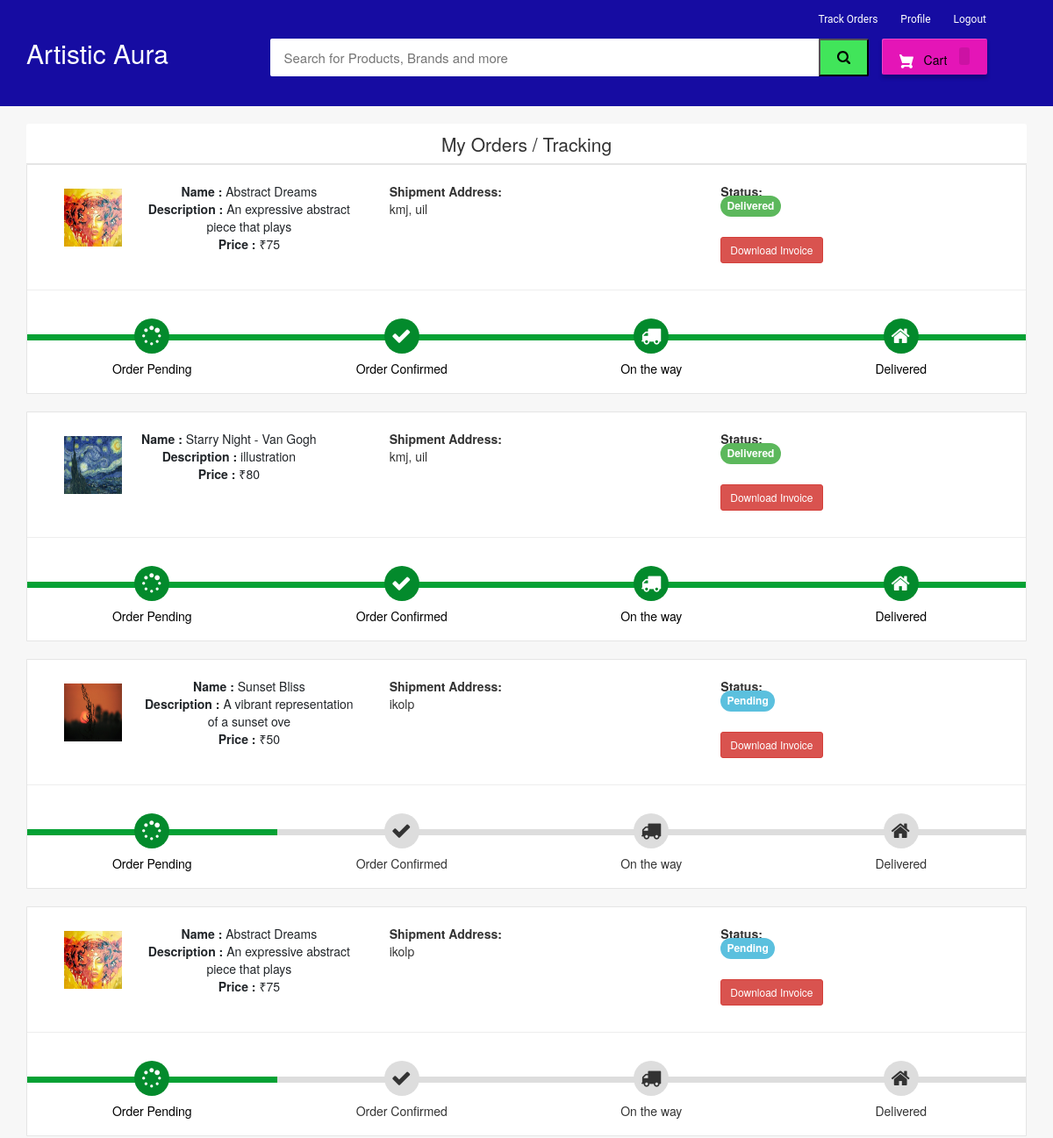
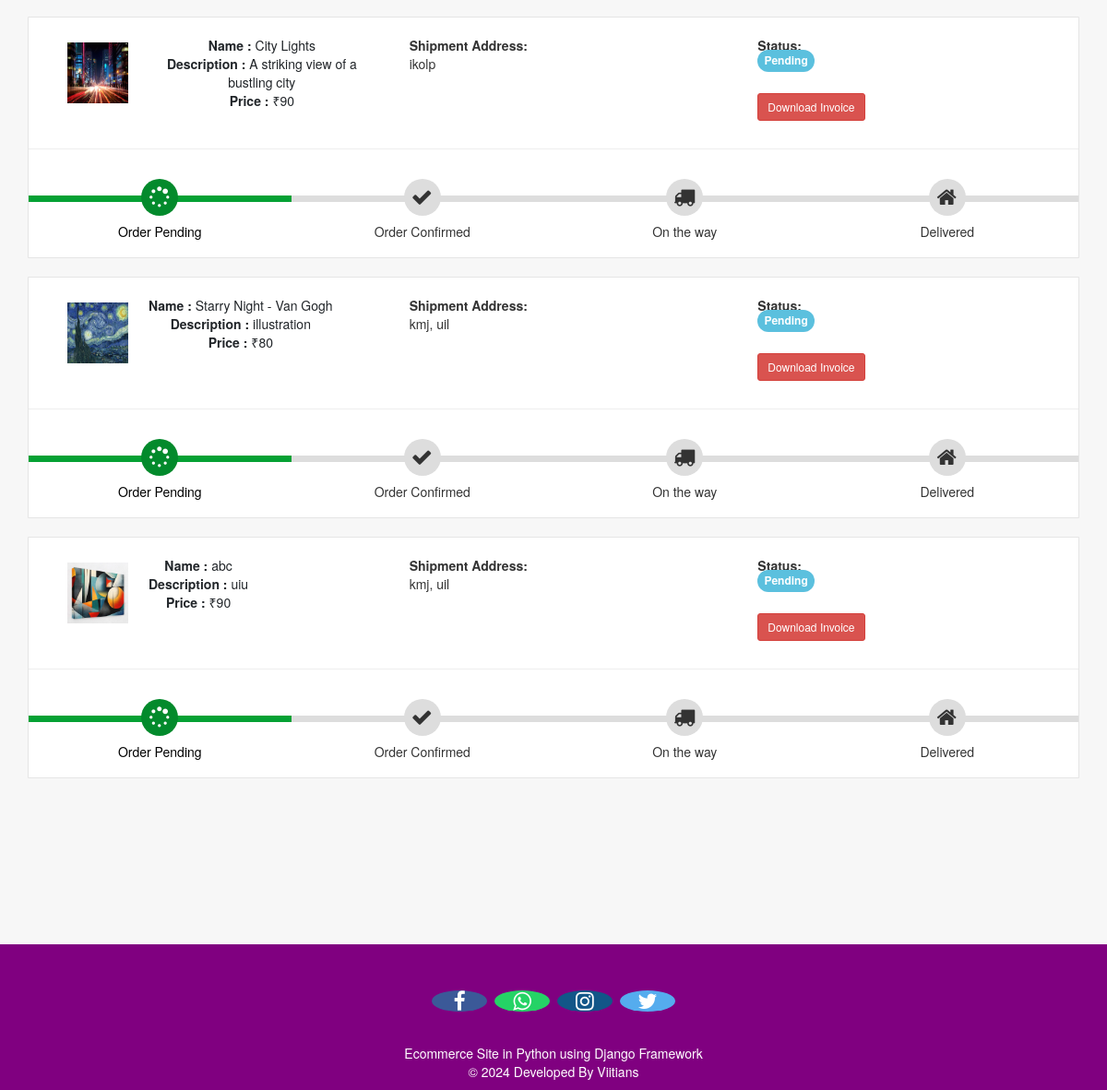
Screenshot of /my-order (signed in) with the database file from the repository (2 pictures, top to bottom).
### ecom/models.py (models this page shows, shortened)
class Product(models.Model):
    name=models.CharField(max_length=40)
    product_image= models.ImageField(upload_to='product_image/',null=True,blank=True)
    price = models.PositiveIntegerField()
    description=models.CharField(max_length=40)

class Orders(models.Model):
    STATUS =(
        ('Pending','Pending'),
        ('Order Confirmed','Order Confirmed'),
        ('Out for Delivery','Out for Delivery'),
        ('Delivered','Delivered'),
    )
    customer=models.ForeignKey('Customer', on_delete=models.CASCADE,null=True)
    product=models.ForeignKey('Product',on_delete=models.CASCADE,null=True)
    email = models.CharField(max_length=50,null=True)
    address = models.CharField(max_length=500,null=True)
    mobile = models.CharField(max_length=20,null=True)
    order_date= models.DateField(auto_now_add=True,null=True)
    status=models.CharField(max_length=50,null=True,choices=STATUS)

### ecom/views.py (the view)
# urls.py: path('my-order', views.my_order_view,name='my-order'),
@login_required(login_url='customerlogin')
@user_passes_test(is_customer)
def my_order_view(request):
    customer=models.Customer.objects.get(user_id=request.user.id)
    orders=models.Orders.objects.all().filter(customer_id = customer)
    ordered_products=[]
    for order in orders:
        ordered_product=models.Product.objects.all().filter(id=order.product.id)
        ordered_products.append(ordered_product)
    return render(request,'ecom/my_order.html',{'data':zip(ordered_products,orders)})

### ecom/views.py (called while the page is built)
def is_customer(user):
    return user.groups.filter(name='CUSTOMER').exists()

### templates/ecom/my_order.html (shortened to what this page needs)
{% extends 'ecom/customer_base.html' %}
{% load static %}
{% block content %}
<br>
<div class="container">
    <header class="card-header" style="text-align:center; font-size: 21px"> My Orders / Tracking </header>
    {% for products,order in data %}
    <article class="card">
        <div class="card-body">
            <ul class="row" style="margin-left:20px;margin-top:20px;">
                <li class="col-md-4">
                  <figure class="itemside mb-3">
                    {%for product in products%}
                      <div class="aside"><img src="{% static product.product_image.url %}" class="img-sm border"></div>
                      <figcaption class="info align-self-center">
                          <p class="title"><strong>Name : </strong>{{product.name}} <br> <strong>Description : </strong>{{product.description}} <br> <strong>Price : </strong>₹{{product.price}}</p>
                      </figcaption>
                  </figure>
                </li>
                <li class="col-md-4">
                    <div class="col"> <strong>Shipment Address:</strong> <br> {{order.address}}</div>
                </li>
                <li class="col-md-4">
                    <div class="col"> <strong>Status:</strong> <br>
                        {% if order.status == 'Pending'%}
                        <td> <span class="label label-info" style="font-size: 12px; border-radius: 30px;">{{order.status}}</span></td>
                        {% elif order.status == 'Delivered' %}
                        <td> <span class="label label-success" style="font-size: 12px; border-radius: 30px;">{{order.status}}</span></td>
                        {% elif order.status == 'Out for Delivery' %}
                        <td> <span class="label label-default" style="font-size: 12px; border-radius: 30px;">{{order.status}}</span></td>
                        {%else%}
                          <td> <span class="label label-primary" style="font-size: 12px; border-radius: 30px;">{{order.status}}</span></td>
                        {%endif%}
                    </div> <br>
                    <h4><a style="text-decoration:none;" href="{% url 'download-invoice' order.id product.id  %}" ><button class="btn btn-danger btn-sm">Download Invoice</button></a></h4>
                </li>
                {%endfor%}
            </ul>
            <hr>
            <div class="track">
                {%if order.status == 'Pending' %}
                <div class="step active"> <span class="icon"> <i style="padding-top:3px; padding-right:25px;" class="fa fa-spinner"></i> </span> <span class="text">Order Pending</span> </div>
                <div class="step "> <span class="icon"> <i style="padding-top:3px; padding-right:25px;" class="fa fa-check"></i> </span> <span class="text"> Order Confirmed</span> </div>
                <div class="step "> <span class="icon"> <i style="padding-top:3px; padding-right:25px;" class="fa fa-truck"></i> </span> <span class="text"> On the way </span> </div>
                <div class="step "> <span class="icon"> <i style="padding-top:3px; padding-right:25px;" class="fa fa-home"></i> </span> <span class="text">Delivered</span> </div>
                {%else%}
                <div class="step active"> <span class="icon"> <i style="padding-top:3px; padding-right:25px;" class="fa fa-spinner"></i> </span> <span class="text">Order Pending</span> </div>
                <div class="step active"> <span class="icon"> <i style="padding-top:3px; padding-right:25px;" class="fa fa-check"></i> </span> <span class="text"> Order Confirmed</span> </div>
                <div class="step active"> <span class="icon"> <i style="padding-top:3px; padding-right:25px;" class="fa fa-truck"></i> </span> <span class="text"> On the way </span> </div>
                <div class="step active"> <span class="icon"> <i style="padding-top:3px; padding-right:25px;" class="fa fa-home"></i> </span> <span class="text">Delivered</span> </div>
                {%endif%}
            </div>
        </div>
    </article><br>
    {%endfor%}
</div>
<br><br><br><br><br>
{% endblock content %}

### templates/ecom/customer_base.html (style rules this page uses)
body { background-color: #f7f7f7; }
.fa { font-size: 23px; width: 60px; text-align: center; text-decoration: none; margin: 5px 2px; border-radius: 50%; }
p { text-align: center; }

### templates/ecom/my_order.html (style rules this page uses)
body { background-color: #f7f7f7; }
.container { margin-top: 0px; margin-bottom: 0px }
.card { position: relative; display: -webkit-box; display: -ms-flexbox; display: flex; -webkit-box-orient: vertical; -webkit-box-direction: normal; -ms-flex-direction: column; flex-direction: column; min-width: 0; word-wrap: break-word; background-color: #fff; background-clip: border-box; border: 1px solid rgba(0, 0, 0, 0.1); border-radius: 0.10rem }
.card-header:first-child { border-radius: calc(0.37rem - 1px) calc(0.37rem - 1px) 0 0 }
.card-header { padding: 0.75rem 1.25rem; margin-bottom: 0; background-color: #fff; border-bottom: 1px solid rgba(0, 0, 0, 0.1) }
.track { position: relative; background-color: #ddd; height: 7px; display: -webkit-box; display: -ms-flexbox; display: flex; margin-bottom: 60px; margin-top: 50px }
.track .step { -webkit-box-flex: 1; -ms-flex-positive: 1; flex-grow: 1; width: 25%; margin-top: -18px; text-align: center; position: relative }
.track .step.active:before { background: #05a134 }
.track .step::before { height: 7px; position: absolute; content: ""; width: 100%; left: 0; top: 18px }
.track .step.active .icon { background: #038a2c; color: #fff }
.track .icon { display: inline-block; width: 40px; height: 40px; line-height: 40px; position: relative; border-radius: 100%; background: #ddd }
.track .step.active .text { font-weight: 400; color: #000 }
.track .text { display: block; margin-top: 7px }
.itemside { position: relative; display: -webkit-box; display: -ms-flexbox; display: flex; width: 100% }
.itemside .aside { position: relative; -ms-flex-negative: 0; flex-shrink: 0 }
.img-sm { width: 80px; height: 80px; padding: 7px }
ul.row, ul.row-sm { list-style: none; padding: 0 }
.itemside .info { padding-left: 15px; padding-right: 7px }
.itemside .title { display: block; margin-bottom: 5px; color: #212529 }
p { margin-top: 0; margin-bottom: 1rem }

### rows the page displays
Orders: address "kmj, uil", status "Delivered", shows "Order Pending"
Product: product_image (picture), name "Abstract Dreams", description "An expressive abstract piece that plays", price "75"
Orders: address "kmj, uil", status "Delivered", shows "Order Pending"
Product: product_image (picture), name "Starry Night - Van Gogh", description "illustration", price "80"
Orders: address "ikolp", status "Pending", shows "Order Pending"
Product: product_image (picture), name "Sunset Bliss", description "A vibrant representation of a sunset ove", price "50"
Orders: address "ikolp", status "Pending", shows "Order Pending"
Orders: address "ikolp", status "Pending", shows "Order Pending"
Product: product_image (picture), name "City Lights", description "A striking view of a bustling city", price "90"
Orders: address "kmj, uil", status "Pending", shows "Order Pending"
Orders: address "kmj, uil", status "Pending", shows "Order Pending"
Product: product_image (picture), name "abc", description "uiu", price "90"
